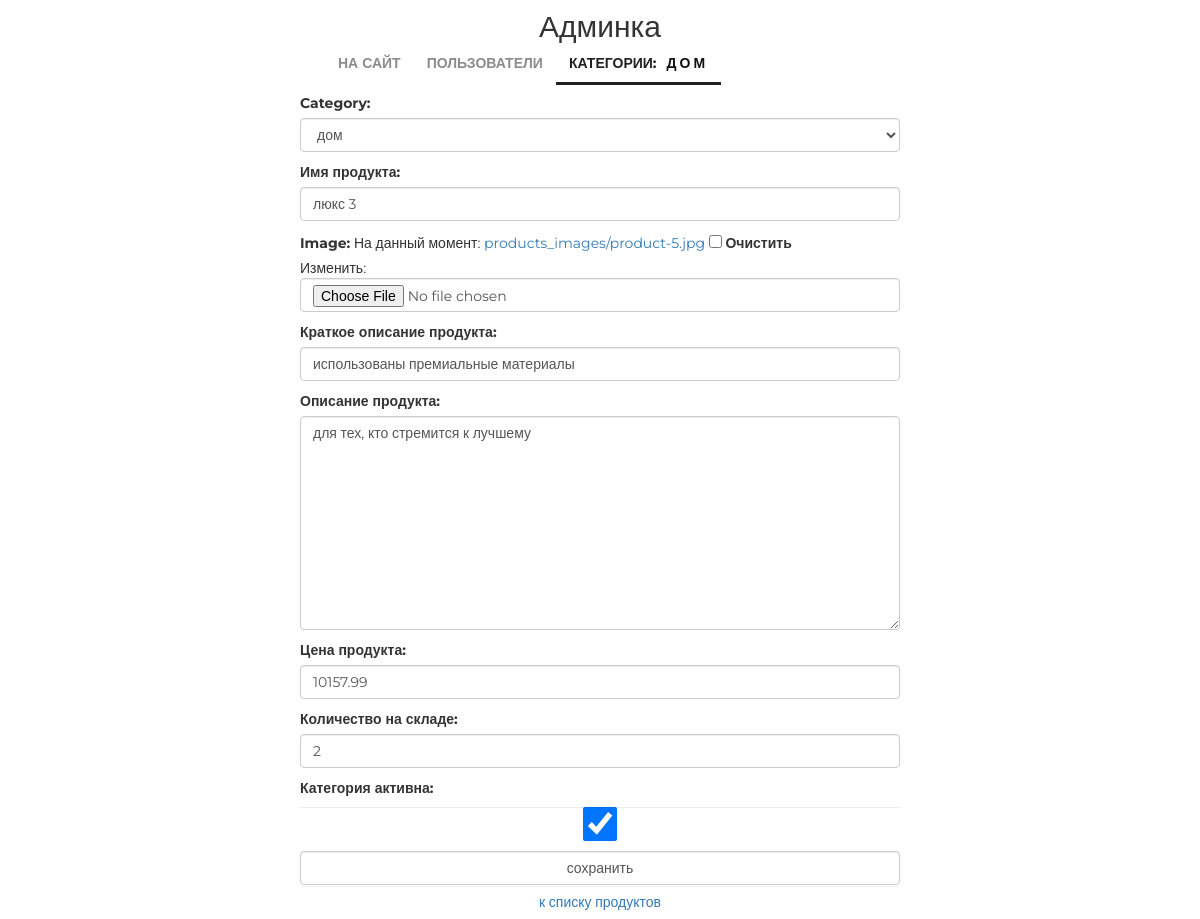
/admin/products/update/5/, run on the app's committed database.
### mainapp/models.py (models this page shows, shortened)
class ProductCategory(models.Model):
    name = models.CharField(verbose_name='название категории', max_length=64, unique=True)
    description = models.TextField(verbose_name='описание категории', blank=True)
    is_active = models.BooleanField(verbose_name='категория активна', default=True)
    def __str__(self):
        return self.name

class Product(models.Model):
    category = models.ForeignKey(ProductCategory, on_delete=models.CASCADE)
    name = models.CharField(verbose_name='имя продукта', max_length=128)
    image = models.ImageField(upload_to='products_images', blank=True)
    short_desc = models.CharField(verbose_name='краткое описание продукта', max_length=60, blank=True)
    description = models.TextField(verbose_name='описание продукта', blank=True)
    price = models.DecimalField(verbose_name='цена продукта', max_digits=8, decimal_places=2, default=0)
    quantity = models.PositiveIntegerField(verbose_name='количество на складе', default=0)
    is_active = models.BooleanField(verbose_name='категория активна', default=True, db_index=True)

### adminapp/views.py (the view)
# urls.py: re_path(r'^products/update/(?P<pk>\d+)/$', adminapp.product_update, name='product_update'),
def product_update(request, pk):
    title = 'продукт/редактирование'
    edit_product = get_object_or_404(Product, pk=pk)
    if request.method == 'POST':
        edit_form = ProductEditForm(request.POST, request.FILES, instance=edit_product)
        if edit_form.is_valid():
            edit_form.save()
            return HttpResponseRedirect(reverse('admin:product_update', args=[edit_product.pk]))
    else:
        edit_form = ProductEditForm(instance=edit_product)
    content = {'title': title, 'update_form': edit_form, 'category': edit_product.category}
    return render(request, 'adminapp/product_update.html', content)

### adminapp/forms.py
class ProductEditForm(forms.ModelForm):
    class Meta:
        model = Product
        fields = '__all__'
    def __init__(self, *args, **kwargs):
        super(ProductEditForm, self).__init__(*args, **kwargs)
        for field_name, field in self.fields.items():
            field.widget.attrs['class'] = 'form-control'
            field.help_text = ''

### mainapp/context_processors.py (called while the page is built)
def basket(request):
    print(f'context processor basket works')
    basket = []
    if request.user.is_authenticated:
        basket = Basket.objects.filter(user=request.user)
    return {
        'basket': basket,
    }

### adminapp/templates/adminapp/product_update.html (shortened to what this page needs)
{% extends 'adminapp/base.html' %}
{% load static %}
{% block content %}
    <div class="new_category_form">
        <form class="form-horizontal" method="post" enctype="multipart/form-data">
            {{ update_form.as_p }}
            <input class="form-control" type="submit" value="сохранить">
        </form>
        <button class="btn btn-round form-control last">
            <a href="{% url 'admin:products' category.pk %}">
                к списку продуктов
            </a>
        </button>
    </div>
{% endblock %}

### adminapp/templates/adminapp/includes/inc_menu.html
<ul class="menu">
    <li><a href="{% url 'main' %}">на сайт</a></li>
    <li>
        <a href="{% url 'admin:users' %}" class="{% if request.resolver_match.url_name == 'users' %}active{% endif %}">
            пользователи
        </a>
    </li>
    <li>
        <a href="{% url 'admin:categories' %}"
        class="{% if request.resolver_match.url_name == 'categories' or category.name %}active{% endif %}">
            категории{% if category %}:<span>{{ category.name }}</span>{% endif %}
        </a>
    </li>
</ul>

### static/css/style.css (style rules this page uses)
* { margin: 0; padding: 0; }
body { font-family: 'Montserrat', sans-serif; }
html, body { height: 100%; }
.admin_container .menu span { margin-left: 10px; font-weight: bold; letter-spacing: 3px; color: #111; }
.new_category_form { margin: 0 auto; width: 600px; }
.admin_menu ul.menu { display: block; float: none; width: 550px; height: 50px; margin: auto; color: #555; }
.menu { list-style-type: none; margin-top: 67px; float: right; }
.menu li { float: left; }
.menu a { color: #8c8c8c; font-size: 14px; font-weight: 700; text-align: right; text-transform: uppercase; text-decoration: none; padding: 10px 13px; }
.menu .active { color: #212121; font-weight: 700; border-bottom: 3px solid #212121; }

### data on the page
ProductCategory: name "ДОМ", name "люкс 3"
Product: category "дом", short_desc "использованы премиальные материалы", description "для тех, кто стремится к лучшему", price "10157.99", quantity "2", is_active "☑"
